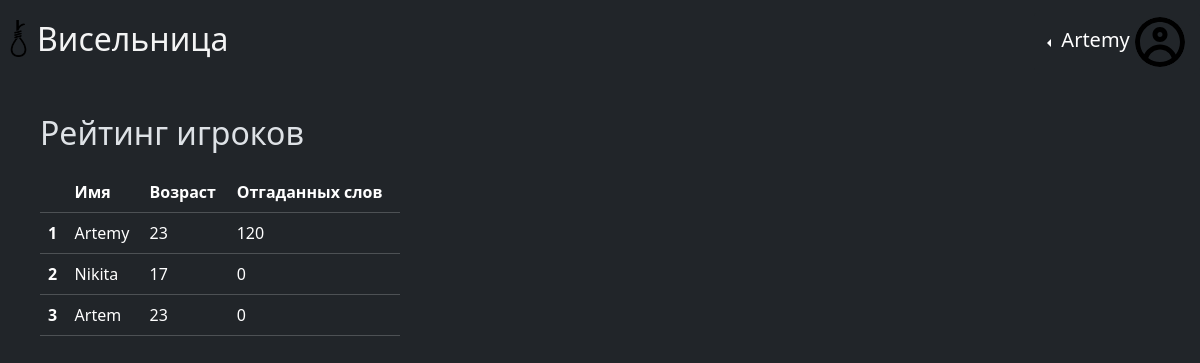
The page /rating (signed in) on the database as committed earlier.
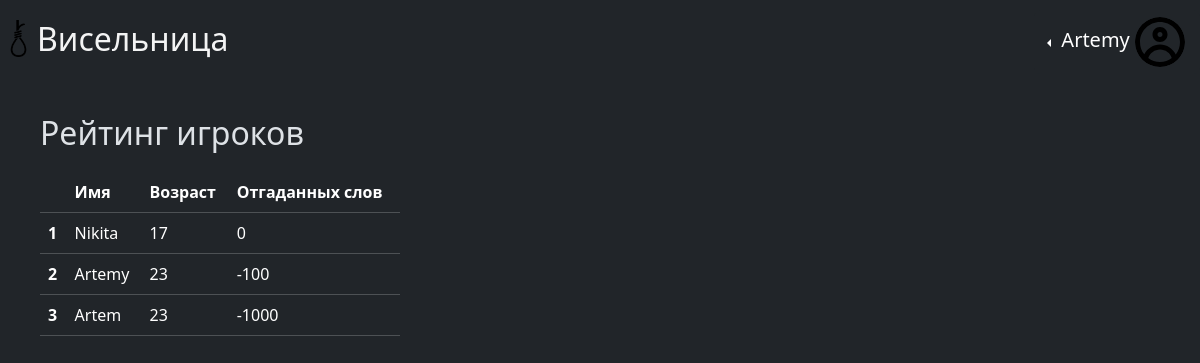
The same page on the database as committed later.
### data/users.py (models this page shows, shortened)
class User(SqlAlchemyBase, UserMixin):
    __tablename__ = 'users'
    id = sqlalchemy.Column(sqlalchemy.Integer,
                           primary_key=True, autoincrement=True)
    username = sqlalchemy.Column(sqlalchemy.String, nullable=True, unique=True)
    email = sqlalchemy.Column(sqlalchemy.String,
                              index=True, unique=True, nullable=True)
    age = sqlalchemy.Column(sqlalchemy.Integer)
    hashed_password = sqlalchemy.Column(sqlalchemy.String, nullable=True)
    created_date = sqlalchemy.Column(sqlalchemy.DateTime,
                                     default=datetime.datetime.now)
    rating = sqlalchemy.Column(sqlalchemy.Integer, default=0)

### main.py (the view)
@app.route('/rating')
@login_required
def rating():  # функция отображения рейтинга пользователей
    db_sess = create_session()
    users_rating = sorted(db_sess.query(User).all(), key=lambda x: x.rating)[::-1]
    return render_template('rating.html', user=users_rating, title='Рейтинг игроков')

### data/db_session.py (called while the page is built)
def create_session() -> Session:
    global __factory
    return __factory()

### main.py (called while the page is built)
@login_manager.user_loader
def load_user(user_id):
    db_session = create_session()
    return db_session.query(User).get(user_id)

### templates/rating.html
{% extends "base.html" %}
{% block content %}
<div class="table_rating" style="margin-top: 5vh;">
    <h2 style="margin-bottom: 20px;">Рейтинг игроков</h2>
    <table class="table table-dark table-hover" style="max-width: 30vw;">
        <thead>
            <tr id="param_in_table">
                <th scope="col"></th>
                <th scope="col">Имя</th>
                <th scope="col">Возраст</th>
                <th scope="col">Отгаданных слов</th>
            </tr>
        </thead>
        <tbody>
            {% for item in user %}
            <tr>
                <th id="param_in_table" scope="row">{{ loop.index }}</th>
                <td><span id="name_table_rating">{{ item.username }}</span></td>
                <td id="param_in_table">{{ item.age }}</td>
                <td id="param_in_table">{{ item.rating }}</td>
            </tr>
            {% endfor %}
        </tbody>
    </table>
</div>
{% endblock %}

### templates/base.html (shortened to what this page needs)
<!DOCTYPE html>
<html lang="ru" data-bs-theme="dark">
<head>
    <link href="https://cdn.jsdelivr.net/npm/bootstrap@5.3.3/dist/css/bootstrap.min.css" rel="stylesheet">
    <link rel='stylesheet' href="/static/css/index.css">
</head>
<body>
    <header>
        <div class="left">
            <a href="/" style="text-decoration: none; color: rgba(255, 255, 255, 0.948); display: flex;">
                <li class="logo">
                    <img src="/static/images/gallows.png" width="37" height="37">
                </li>
                <li class="name_of_app">
                    <h2 id="menu">Висельница</h2>
                </li>
            </a>
        </div>
        <div class="right bg-dark">
            <div class="dropdown dropstart text-end position" style="max-width: 30%;">
                <button type="button" class="btn btn-dark dropdown-toggle bg-dark text-white" data-bs-toggle="dropdown">
                    {%if current_user.is_authenticated%}
                    <span id="menu" style="font-size: 20px; padding: 2px; ">{{current_user.username}} <img class="rounded-circle"
                            src="/static/images/user.svg" alt="" style="width: 50px; height: 50px;"></span>
                    {%else%}
                    <span style="font-size: 20px; padding: 2px;"><img class="rounded-circle"
                            src="/static/images/anonym.svg" alt="" style="width: 50px; height: 50px;"></span>
                    {%endif%}
                </button>
            </div>
        </div>
    </header>
    <main role="main">
        {% block content %}{% endblock %}
    </main>
</body>
</html>

### static/css/index.css (style rules this page uses)
li { list-style-type: none; }
.table_rating { margin-left: 40px; margin-right: 530px; margin-top: 20px; }
#name_table_rating { cursor: grab; padding: 0; margin: 0; }
header { display: flex; justify-content: space-between; }
.name_of_app { height: 100%; text-align: center; }
.left { margin-top: 20px; }
.right { margin-top: 10px; }
body { background-image: url('/static/images/background_img.png'); background-size: 100%; }
#param_in_table { cursor: default; }

Rows that differ between the two databases and show on the page:
changed User "Artemy": rating "120" → "-100"
shown differently, row unchanged: User "Nikita": moves up the list
changed User "Artem": rating "0" → "-1000"
